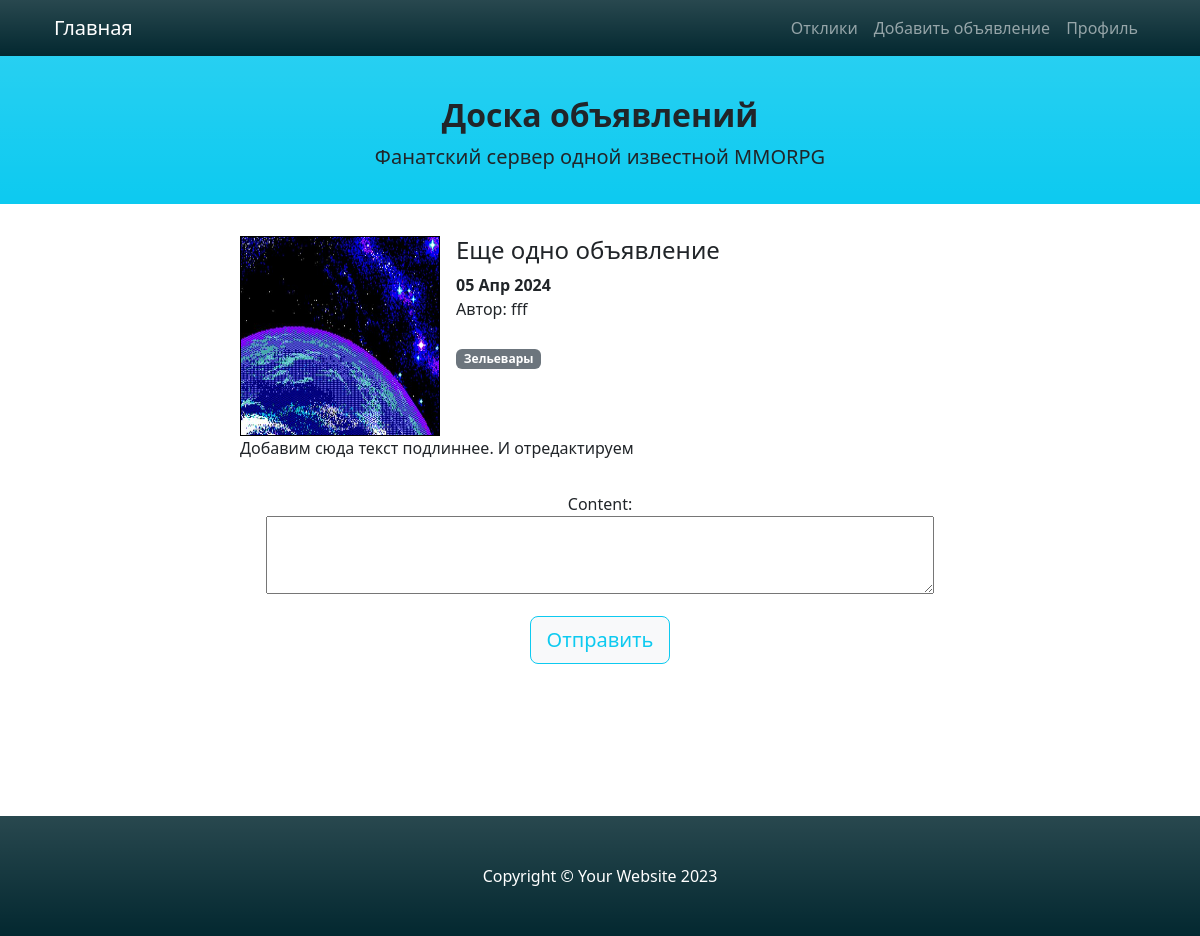
/advert/4/respond/ (signed in), run on an earlier commit of the app's database.
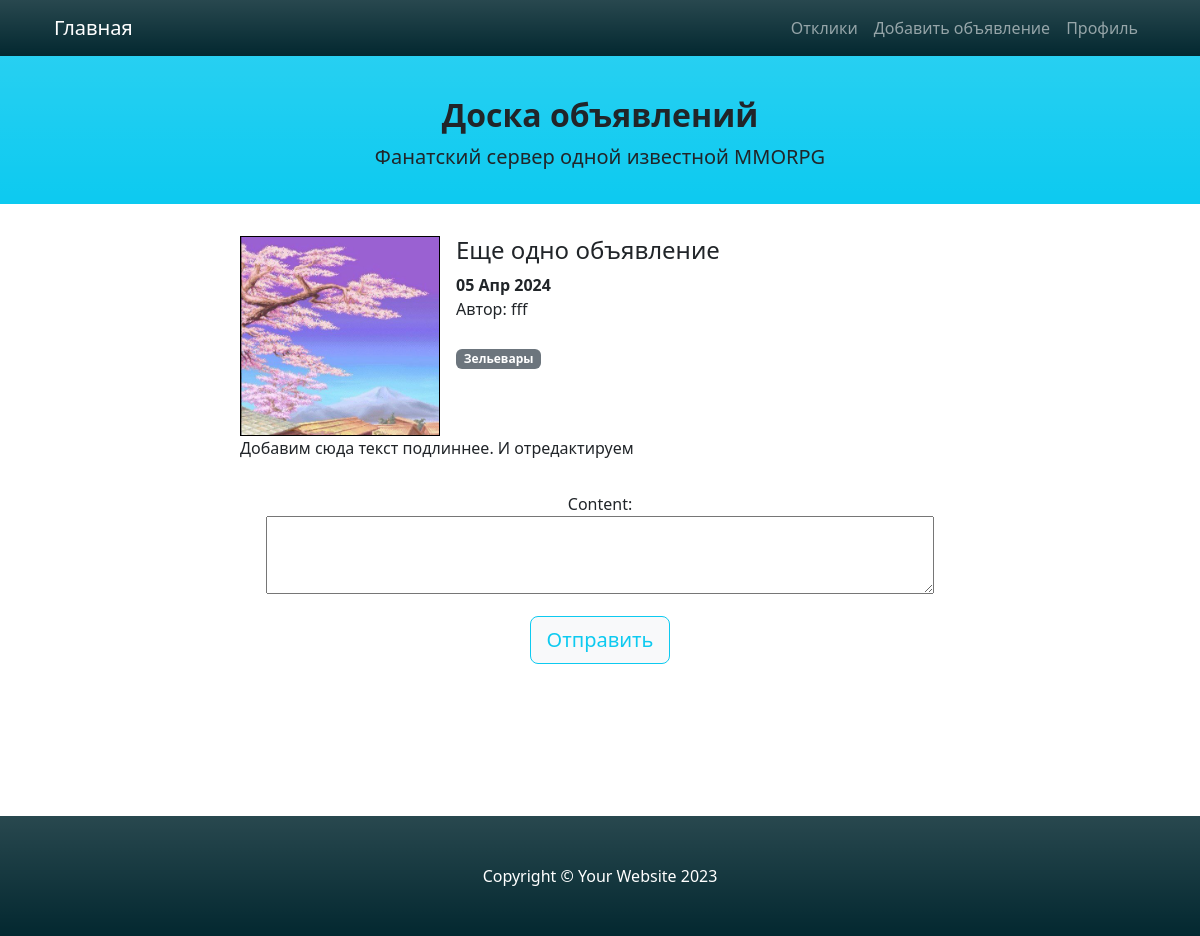
And on a later commit of the database.
### advapp/models.py (models this page shows, shortened)
class Advert(models.Model):
    title = models.CharField(max_length=511, verbose_name="Заголовок")
    content = models.TextField(verbose_name='Контент')  # here will be WYSIWYG
    icon = models.ImageField(upload_to='icons', default='icons/blanc.png', verbose_name='Изображение для превью')
    category = models.ForeignKey('Category', on_delete=models.PROTECT, verbose_name='Категория')
    user_id = models.ForeignKey(User, on_delete=models.CASCADE, verbose_name='Автор')
    date_creation = models.DateTimeField(auto_now_add=True, verbose_name='date of creation')

class Category(models.Model):
    name = models.CharField(max_length=255, blank=False, unique=True, verbose_name='Категория')
    subscribers = models.ManyToManyField(User, blank=True, related_name='categories', verbose_name="Подписчики")
    def __str__(self):
        return self.name

### advapp/views.py (the view, shortened to what this page needs)
# urls.py: path('advert/<int:pk>/respond/', RespondCreate.as_view(), name='respond'),
class RespondCreate(LoginRequiredMixin, CreateView):
    form_class = RespondForm
    model = Respond
    template_name = 'respond.html'
    def get_context_data(self, **kwargs):
        context = super().get_context_data(**kwargs)
        context['advert'] = Advert.objects.get(id=self.kwargs['pk'])
        return context

### advapp/forms.py
class RespondForm(forms.ModelForm):
    content = forms.CharField(
        min_length=10,
        max_length=1000,
        widget=forms.Textarea({'cols': 70, 'rows': 3})
    )
    class Meta:
        model = Respond
        fields = ['content']

### templates/respond.html (shortened to what this page needs)
{% extends 'default.html' %}
{% block content %}
    <div style="display: flex; gap: 1rem;">
        <img src="{{ advert.icon.url }}" style="border: 1px solid black; height: 200px; width: 200px;">
        <div style="width: 100%;">
            <h4><a class="nav-link" href="/advert/{{ advert.pk }}">
                {{ advert.title }}
            </a></h4>
            <div><b>{{ advert.date_creation|date:'d M Y' }}</b></div>
            <div>Автор: {{ advert.user_id.username }}</div>
            <br>
            <a style="text-decoration: none;"
               href="{% url 'advert_cat_list' advert.category.id %}">
                <span class="badge text-bg-secondary">{{ advert.category }}</span>
            </a>
        </div>
    </div>
<div style="width: 100%;">
    {{ advert.content|safe }}
</div>
    <br>
    <form class="text-center" action="" method="post">
        {{ form.as_p }}
        <input class="btn btn-lg btn-light btn-outline-info" type="submit" value="Отправить">
    </form>
{% endblock content %}

What changed in the data, as far as the page shows it:
changed Advert "Еще одно объявление": icon: a different picture
